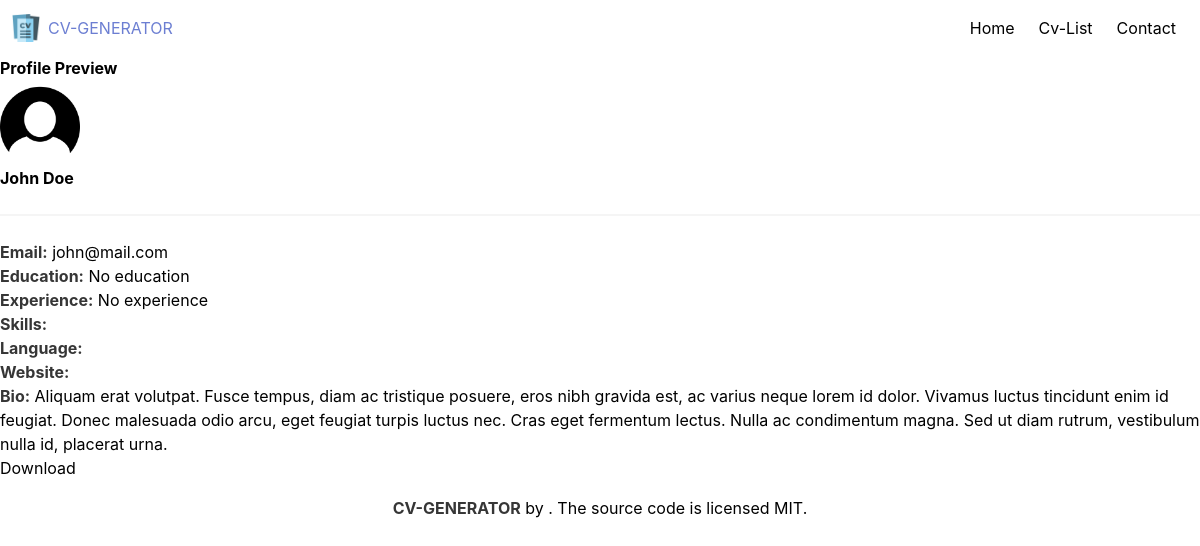
Page /cv/preview/21/ on the committed database.
### cv_app/models.py (models this page shows, shortened)
class UserProfile(models.Model):
    objects = None
    full_name = models.CharField(max_length=255)
    email = models.EmailField()
    bio = models.TextField()
    profile_picture = models.ImageField(upload_to='media/profile_pictures/')
    profession = models.CharField(max_length=200, blank=True)
    education = models.CharField(max_length=200, default='No education')
    experience = models.CharField(max_length=200, default='No experience')
    skills = models.CharField(max_length=200, default='')
    languages = models.CharField(max_length=200, default='')
    website = models.CharField(max_length=200, default='')

### cv_app/views.py (the view)
# urls.py: path('preview/<int:user_id>/', preview, name='preview'),
def preview(request, user_id):
    user_profile = UserProfile.objects.get(id=user_id)
    return render(request, 'cv_app/preview.html', {'user_profile': user_profile})

### cv_app/templates/cv_app/preview.html (shortened to what this page needs)
{% extends 'cv_app/base.html' %}
{% load static %}
{% block content %}
{% include 'cv_app/navbar.html' %}
<div class="preview">
    <h2>Profile Preview</h2>
    <div>
        <figure>
            <img alt="Profile Picture" src="{{ user_profile.profile_picture.url }}" width="80">
        </figure>
        <div>
            <h1>{{ user_profile.full_name }}</h1>
        </div>
    </div>
    <hr>
    <div>
        <p><strong>Email:</strong> {{ user_profile.email }}</p>
        <p><strong>Education:</strong> {{ user_profile.education }}</p>
        <p><strong>Experience:</strong> {{ user_profile.experience }}</p>
        <p><strong>Skills:</strong> {{ user_profile.skills }}</p>
        <p><strong>Language:</strong> {{ user_profile.language }}</p>
        <p><strong>Website:</strong> {{ user_profile.website }}</p>
        <p><strong>Bio:</strong> {{ user_profile.bio }}</p>
        <a href="{% url 'convert_to_pdf' user_id=user_profile.id  %}" target="_blank">Download</a>
    </div>
</div>
{% include 'cv_app/footer.html' %}
{% endblock %}

### cv_app/static/css/styles.css (style rules this page uses)
body { background: #fff; color: #000; overflow: auto; }
h1, h2, h3, h4, h5 { font-weight: bold; }
a { text-decoration: none; color: #000; }

### rows in the picture
UserProfile: profile_picture (placeholder picture), full_name "John Doe", email "john@mail.com", education "No education", experience "No experience", bio "Aliquam erat volutpat. Fusce tempus, diam ac tristique posuere, eros nibh gravida est, ac varius neque lorem id dolor. Vivamus luctus tincidunt enim id feugiat. Donec malesuada odio arcu, eget feugiat turpis luctus nec. Cras eget fermentum lectus. Nulla ac condimentum magna. Sed ut diam rutrum, vestibulum nulla id, placerat urna."
